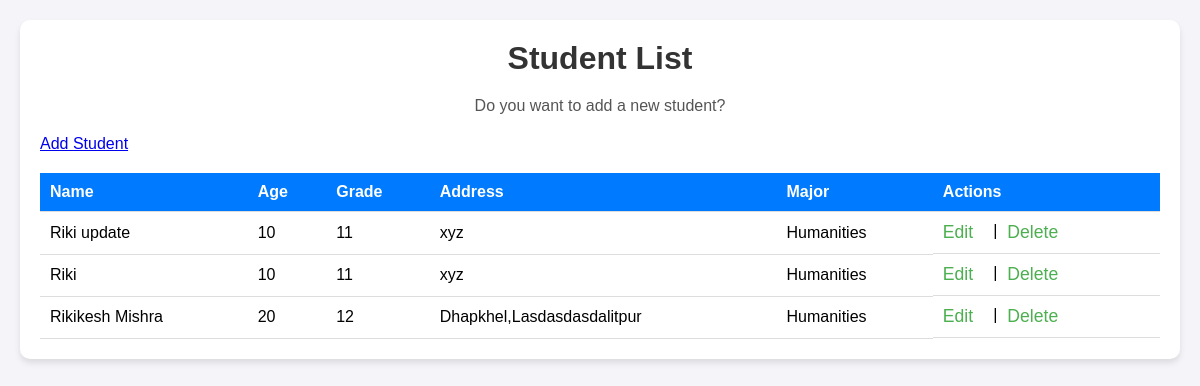
Screenshot of /view/ with the database file from the repository.
### students/models.py (models this page shows, shortened)
class Student(models.Model):
    MAJOR_CHOICES=[
        ('Science','Science'),
        ('Humanities','Humanities'),
        ('Arts','Arts'),
        ('Management','Management'),
    ]
    name=models.CharField(max_length=100)
    age=models.PositiveIntegerField() #Since age can't be naegative so using PostiveIntegerField
    address=models.TextField()
    grade=models.CharField(max_length=50)
    major=models.CharField(max_length=50,choices=MAJOR_CHOICES)
    class Meta:
        ordering=['age']

### students/views.py (the view)
# urls.py: path('view/',views.view_student,name='view_student'),
def view_student(request):
    students=Student.objects.all()
    return render(request,'students/student_list.html',{'students':students})

### templates/students/student_list.html (shortened to what this page needs)
<!DOCTYPE html>
<html lang="en">
<head>
</head>
<body>
    <div class="container">
        <h2>Student List</h2>
        <p>Do you want to add a new student?</p>
        <a href="{% url 'add_student' %}" class="button">Add Student</a>
        {% if students %}
            <table>
                <thead>
                    <tr>
                        <th>Name</th>
                        <th>Age</th>
                        <th>Grade</th>
                        <th>Address</th>
                        <th>Major</th>
                        <th>Actions</th>
                    </tr>
                </thead>
                <tbody>
                    {% for student in students %}
                        <tr>
                            <td>{{ student.name }}</td>
                            <td>{{ student.age }}</td>
                            <td>{{ student.grade }}</td>
                            <td>{{student.address}}</td>
                            <td>{{ student.major }}</td>
                            <td class="action-btns">
                                <a href="{% url 'update_student' student.id %}">Edit</a>|
                                <a href="{% url 'delete_student' student.id %}">Delete</a>
                            </td>
                        </tr>
                    {% endfor %}
                </tbody>
            </table>
        {% else %}
            <div class="no-data">
                No students found. Please add a student!
            </div>
        {% endif %}
    </div>
</body>
</html>

### templates/students/student_list.html (style rules this page uses)
* { margin: 0; padding: 0; box-sizing: border-box; }
body { font-family: Arial, sans-serif; background-color: #f4f4f9; padding: 20px; }
.container { max-width: 1200px; margin: 0 auto; background-color: white; padding: 20px; box-shadow: 0 4px 6px rgba(0, 0, 0, 0.1); border-radius: 10px; }
h2 { text-align: center; margin-bottom: 20px; font-size: 2em; color: #333; }
p { text-align: center; margin-bottom: 20px; color: #555; }
table { width: 100%; border-collapse: collapse; margin-top: 20px; }
table th, table td { padding: 10px; text-align: left; border-bottom: 1px solid #ddd; }
table th { background-color: #007bff; color: white; }
table td { background-color: #fff; }
.action-btns a { text-decoration: none; color: #4CAF50; margin-right: 10px; font-size: 1.1em; }
.action-btns { display: flex; gap: 10px; }

### rows the page displays
Student: name "Riki update", age "10", grade "11", address "xyz", major "Humanities"
Student: name "Riki", age "10", grade "11", address "xyz", major "Humanities"
Student: name "Rikikesh Mishra", age "20", grade "12", address "Dhapkhel,Lasdasdasdalitpur", major "Humanities"
